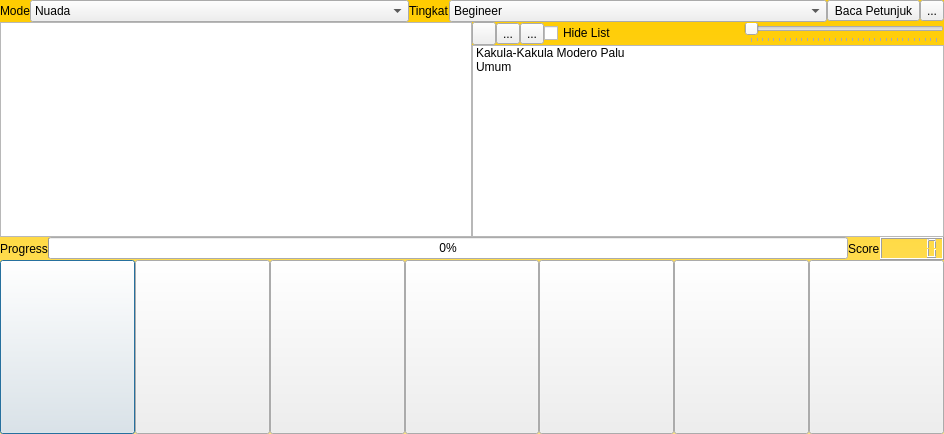
<?xml version="1.0" encoding="UTF-8"?>
<ui version="4.0">
 <class>Latihan</class>
 <widget class="QDialog" name="Latihan">
  <property name="geometry">
   <rect>
    <x>0</x>
    <y>0</y>
    <width>944</width>
    <height>434</height>
   </rect>
  </property>
  <property name="windowTitle">
   <string>Latihan</string>
  </property>
  <property name="windowIcon">
   <iconset resource="resource.qrc">
    <normaloff>:/icon/icon/kakula_gong.png</normaloff>:/icon/icon/kakula_gong.png</iconset>
  </property>
  <property name="styleSheet">
   <string notr="true">#Latihan {
	background-color: qlineargradient(x1: 0, y1: 0, x2: 0, y2: 1,                                stop: 0 #ffcc00, stop: 1 #ffe680);

	color : white;
}
</string>
  </property>
  <layout class="QVBoxLayout" name="verticalLayout_3">
   <property name="spacing">
    <number>0</number>
   </property>
   <property name="margin">
    <number>0</number>
   </property>
   <item>
    <layout class="QHBoxLayout" name="horizontalLayout">
     <item>
      <widget class="QLabel" name="label">
       <property name="text">
        <string>Mode</string>
       </property>
      </widget>
     </item>
     <item>
      <widget class="QComboBox" name="comboBox">
       <property name="sizePolicy">
        <sizepolicy hsizetype="Expanding" vsizetype="Fixed">
         <horstretch>0</horstretch>
         <verstretch>0</verstretch>
        </sizepolicy>
       </property>
       <item>
        <property name="text">
         <string>Nuada</string>
        </property>
       </item>
       <item>
        <property name="text">
         <string>Kontemporer</string>
        </property>
       </item>
      </widget>
     </item>
     <item>
      <widget class="QLabel" name="label_2">
       <property name="text">
        <string>Tingkat</string>
       </property>
      </widget>
     </item>
     <item>
      <widget class="QComboBox" name="comboBox_2">
       <property name="sizePolicy">
        <sizepolicy hsizetype="Expanding" vsizetype="Fixed">
         <horstretch>0</horstretch>
         <verstretch>0</verstretch>
        </sizepolicy>
       </property>
       <item>
        <property name="text">
         <string>Begineer</string>
        </property>
       </item>
       <item>
        <property name="text">
         <string>Easy</string>
        </property>
       </item>
       <item>
        <property name="text">
         <string>Normal</string>
        </property>
       </item>
       <item>
        <property name="text">
         <string>Expert</string>
        </property>
       </item>
      </widget>
     </item>
     <item>
      <widget class="QToolButton" name="toolButton">
       <property name="text">
        <string>Baca Petunjuk</string>
       </property>
      </widget>
     </item>
     <item>
      <widget class="QToolButton" name="toolButton_5">
       <property name="text">
        <string>...</string>
       </property>
       <property name="icon">
        <iconset resource="resource.qrc">
         <normaloff>:/icon/icon/Stop.png</normaloff>:/icon/icon/Stop.png</iconset>
       </property>
      </widget>
     </item>
    </layout>
   </item>
   <item>
    <layout class="QVBoxLayout" name="verticalLayout">
     <item>
      <layout class="QHBoxLayout" name="horizontalLayout_4">
       <property name="spacing">
        <number>0</number>
       </property>
       <item>
        <widget class="QGraphicsView" name="graphicsView"/>
       </item>
       <item>
        <layout class="QVBoxLayout" name="verticalLayout_2">
         <item>
          <layout class="QHBoxLayout" name="horizontalLayout_3">
           <property name="spacing">
            <number>0</number>
           </property>
           <item>
            <widget class="QToolButton" name="toolButton_2">
             <property name="icon">
              <iconset resource="resource.qrc">
               <normaloff>:/icon/icon/playbtn.png</normaloff>:/icon/icon/playbtn.png</iconset>
             </property>
            </widget>
           </item>
           <item>
            <widget class="QToolButton" name="toolButton_4">
             <property name="text">
              <string>...</string>
             </property>
             <property name="icon">
              <iconset resource="resource.qrc">
               <normaloff>:/icon/icon/Stop.png</normaloff>:/icon/icon/Stop.png</iconset>
             </property>
            </widget>
           </item>
           <item>
            <widget class="QToolButton" name="toolButton_3">
             <property name="text">
              <string>...</string>
             </property>
             <property name="icon">
              <iconset resource="resource.qrc">
               <normaloff>:/icon/icon/r.png</normaloff>:/icon/icon/r.png</iconset>
             </property>
            </widget>
           </item>
           <item>
            <widget class="QCheckBox" name="checkBox">
             <property name="text">
              <string>Hide List</string>
             </property>
            </widget>
           </item>
           <item>
            <widget class="QSlider" name="horizontalSlider">
             <property name="sizePolicy">
              <sizepolicy hsizetype="Minimum" vsizetype="Fixed">
               <horstretch>0</horstretch>
               <verstretch>0</verstretch>
              </sizepolicy>
             </property>
             <property name="orientation">
              <enum>Qt::Horizontal</enum>
             </property>
             <property name="tickPosition">
              <enum>QSlider::TicksBelow</enum>
             </property>
             <property name="tickInterval">
              <number>3</number>
             </property>
            </widget>
           </item>
          </layout>
         </item>
         <item>
          <widget class="QListWidget" name="listWidget">
           <property name="sizePolicy">
            <sizepolicy hsizetype="Expanding" vsizetype="Fixed">
             <horstretch>0</horstretch>
             <verstretch>0</verstretch>
            </sizepolicy>
           </property>
           <item>
            <property name="text">
             <string>Kakula-Kakula Modero Palu</string>
            </property>
           </item>
           <item>
            <property name="text">
             <string>Umum</string>
            </property>
           </item>
          </widget>
         </item>
        </layout>
       </item>
      </layout>
     </item>
     <item>
      <layout class="QHBoxLayout" name="horizontalLayout_5">
       <item>
        <widget class="QLabel" name="label_4">
         <property name="text">
          <string>Progress</string>
         </property>
        </widget>
       </item>
       <item>
        <widget class="QProgressBar" name="progressBar">
         <property name="value">
          <number>0</number>
         </property>
         <property name="textDirection">
          <enum>QProgressBar::TopToBottom</enum>
         </property>
        </widget>
       </item>
       <item>
        <widget class="QLabel" name="label_3">
         <property name="text">
          <string>Score</string>
         </property>
        </widget>
       </item>
       <item>
        <widget class="QLCDNumber" name="lcdNumber"/>
       </item>
      </layout>
     </item>
    </layout>
   </item>
   <item>
    <layout class="QHBoxLayout" name="horizontalLayout_2">
     <item>
      <widget class="QPushButton" name="btnLt1">
       <property name="sizePolicy">
        <sizepolicy hsizetype="Expanding" vsizetype="Expanding">
         <horstretch>0</horstretch>
         <verstretch>0</verstretch>
        </sizepolicy>
       </property>
       <property name="icon">
        <iconset resource="resource.qrc">
         <normaloff>:/icon/icon/kakula_gong.png</normaloff>:/icon/icon/kakula_gong.png</iconset>
       </property>
       <property name="iconSize">
        <size>
         <width>100</width>
         <height>100</height>
        </size>
       </property>
      </widget>
     </item>
     <item>
      <widget class="QPushButton" name="btnLt2">
       <property name="sizePolicy">
        <sizepolicy hsizetype="Expanding" vsizetype="Expanding">
         <horstretch>0</horstretch>
         <verstretch>0</verstretch>
        </sizepolicy>
       </property>
       <property name="icon">
        <iconset resource="resource.qrc">
         <normaloff>:/icon/icon/kakula_gong.png</normaloff>:/icon/icon/kakula_gong.png</iconset>
       </property>
       <property name="iconSize">
        <size>
         <width>100</width>
         <height>100</height>
        </size>
       </property>
      </widget>
     </item>
     <item>
      <widget class="QPushButton" name="btnLt3">
       <property name="sizePolicy">
        <sizepolicy hsizetype="Expanding" vsizetype="Expanding">
         <horstretch>0</horstretch>
         <verstretch>0</verstretch>
        </sizepolicy>
       </property>
       <property name="icon">
        <iconset resource="resource.qrc">
         <normaloff>:/icon/icon/kakula_gong.png</normaloff>:/icon/icon/kakula_gong.png</iconset>
       </property>
       <property name="iconSize">
        <size>
         <width>100</width>
         <height>100</height>
        </size>
       </property>
      </widget>
     </item>
     <item>
      <widget class="QPushButton" name="btnLt4">
       <property name="sizePolicy">
        <sizepolicy hsizetype="Expanding" vsizetype="Expanding">
         <horstretch>0</horstretch>
         <verstretch>0</verstretch>
        </sizepolicy>
       </property>
       <property name="icon">
        <iconset resource="resource.qrc">
         <normaloff>:/icon/icon/kakula_gong.png</normaloff>:/icon/icon/kakula_gong.png</iconset>
       </property>
       <property name="iconSize">
        <size>
         <width>100</width>
         <height>100</height>
        </size>
       </property>
      </widget>
     </item>
     <item>
      <widget class="QPushButton" name="btnLt5">
       <property name="sizePolicy">
        <sizepolicy hsizetype="Expanding" vsizetype="Expanding">
         <horstretch>0</horstretch>
         <verstretch>0</verstretch>
        </sizepolicy>
       </property>
       <property name="icon">
        <iconset resource="resource.qrc">
         <normaloff>:/icon/icon/kakula_gong.png</normaloff>:/icon/icon/kakula_gong.png</iconset>
       </property>
       <property name="iconSize">
        <size>
         <width>100</width>
         <height>100</height>
        </size>
       </property>
      </widget>
     </item>
     <item>
      <widget class="QPushButton" name="btnLt6">
       <property name="sizePolicy">
        <sizepolicy hsizetype="Expanding" vsizetype="Expanding">
         <horstretch>0</horstretch>
         <verstretch>0</verstretch>
        </sizepolicy>
       </property>
       <property name="icon">
        <iconset resource="resource.qrc">
         <normaloff>:/icon/icon/kakula_gong.png</normaloff>:/icon/icon/kakula_gong.png</iconset>
       </property>
       <property name="iconSize">
        <size>
         <width>100</width>
         <height>100</height>
        </size>
       </property>
      </widget>
     </item>
     <item>
      <widget class="QPushButton" name="btnLt7">
       <property name="sizePolicy">
        <sizepolicy hsizetype="Expanding" vsizetype="Expanding">
         <horstretch>0</horstretch>
         <verstretch>0</verstretch>
        </sizepolicy>
       </property>
       <property name="icon">
        <iconset resource="resource.qrc">
         <normaloff>:/icon/icon/kakula_gong.png</normaloff>:/icon/icon/kakula_gong.png</iconset>
       </property>
       <property name="iconSize">
        <size>
         <width>100</width>
         <height>100</height>
        </size>
       </property>
      </widget>
     </item>
    </layout>
   </item>
  </layout>
 </widget>
 <resources>
  <include location="resource.qrc"/>
 </resources>
 <connections/>
</ui>
